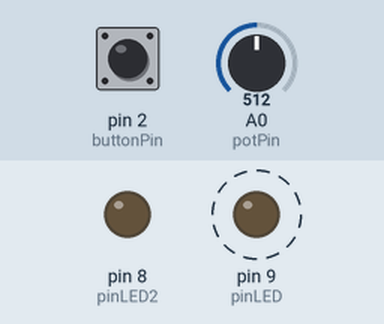
Bench run of a sketch on a simulated Arduino Uno, built with avr-gcc and run on an emulated ATmega328P. Shown: output pins drawn as LEDs (lit = HIGH). Dashed ring = blinking. The test bench sets the inputs (shaded band); at power-on: pin 2 (buttonPin) LOW, A0 (potPin) = 512.

Above: at 1.9 s.
2.0 s: pin 2 (buttonPin) pulled HIGH for 1.35 s
At 2.6 s:
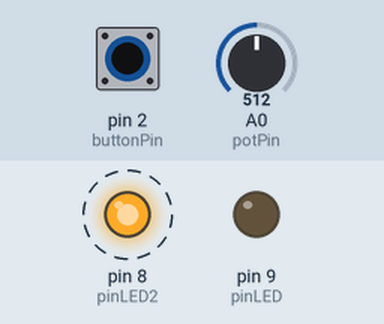
7.0 s: A0 (potPin) set to 122
10.5 s: A0 (potPin) set to 0
At 10.85 s:
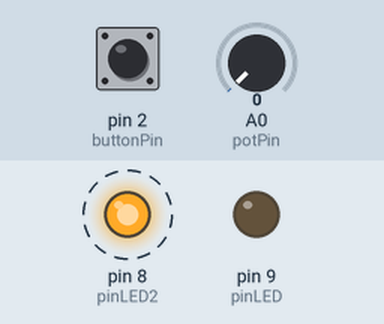
14.0 s: pin 2 (buttonPin) pulled HIGH for 3.2 s
At 14.25 s:
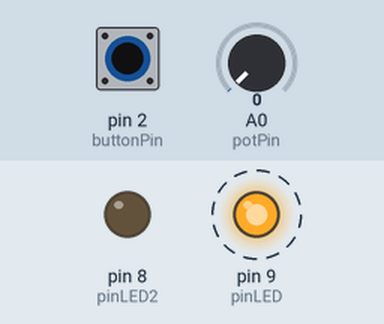
Timing chart, 0 to 19.7 s (numbered marks = the images above; inputs shaded):
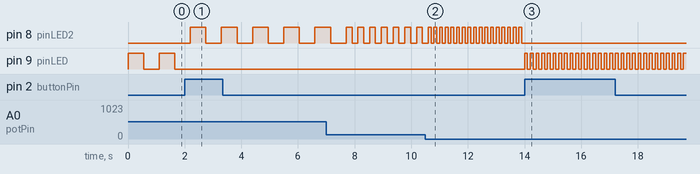

Measured:
- after the input at 2.0 s, pin 8 (pinLED2): alternates HIGH for 0.55 s and LOW for 0.55 s, starting after 0.20 s; pin 9 (pinLED): stops changing and stays LOW
- after the input at 10.5 s, pin 8 (pinLED2): alternates HIGH for 0.10 s and LOW for 0.10 s, starting after 0.20 s
- after the input at 14.0 s, pin 8 (pinLED2): stops changing and stays LOW; pin 9 (pinLED): alternates HIGH for 0.10 s and LOW for 0.10 s, starting at once
- by itself, pin 9 (pinLED): alternates HIGH for 0.55 s and LOW for 0.55 s

The sketch:

button-led-select.ino
```cpp
const int pinLED = 9;
const int pinLED2 = 8;
const int potPin = A0;
const int buttonPin = 2;

int lastButtonState = LOW;
int activeLED = pinLED;

void setup() {
  pinMode(pinLED, OUTPUT);
  pinMode(pinLED2, OUTPUT);
  pinMode(buttonPin, INPUT);
}

void loop() {
  int currentButtonState = digitalRead(buttonPin);

  if (currentButtonState == HIGH && lastButtonState == LOW) {
    if (activeLED == pinLED) {
      activeLED = pinLED2;
    } else {
      activeLED = pinLED;
    }
  }

  lastButtonState = currentButtonState;

  int potValue = analogRead(potPin);
  int blinkDelay = map(potValue, 0, 1023, 100, 1000);

  digitalWrite(activeLED, HIGH);
  delay(blinkDelay);
  digitalWrite(activeLED, LOW);
  delay(blinkDelay);
}
```
